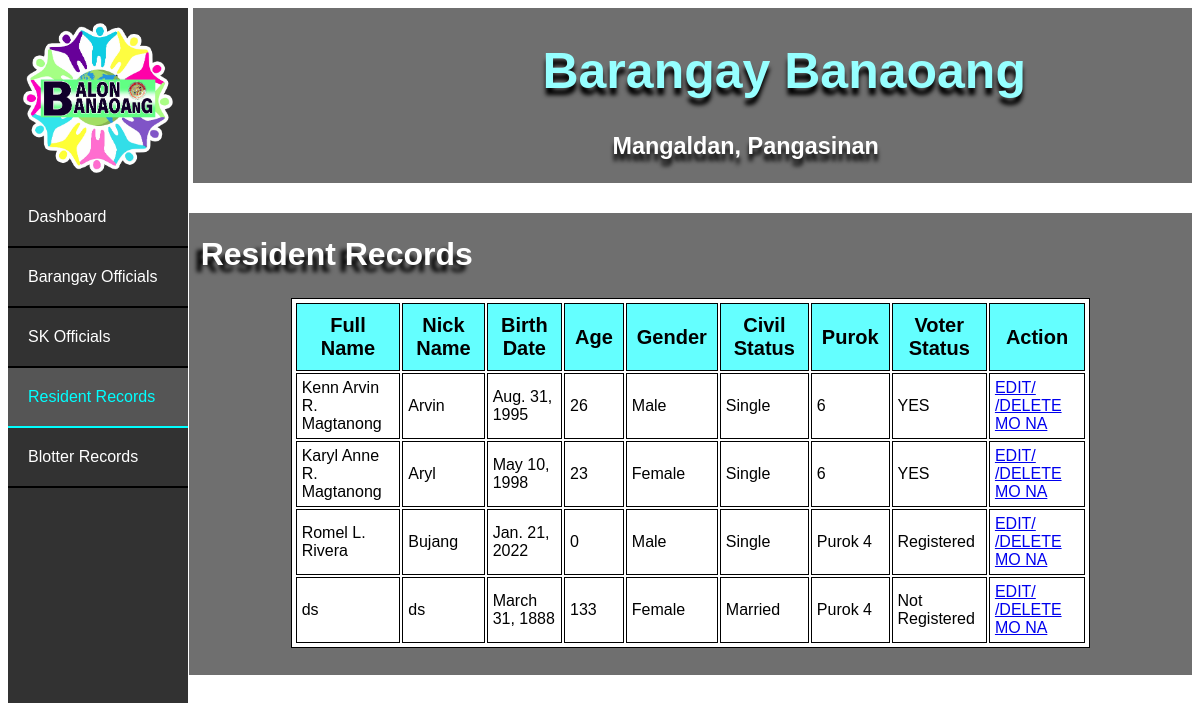
/list_residents, run on an earlier commit of the app's database.
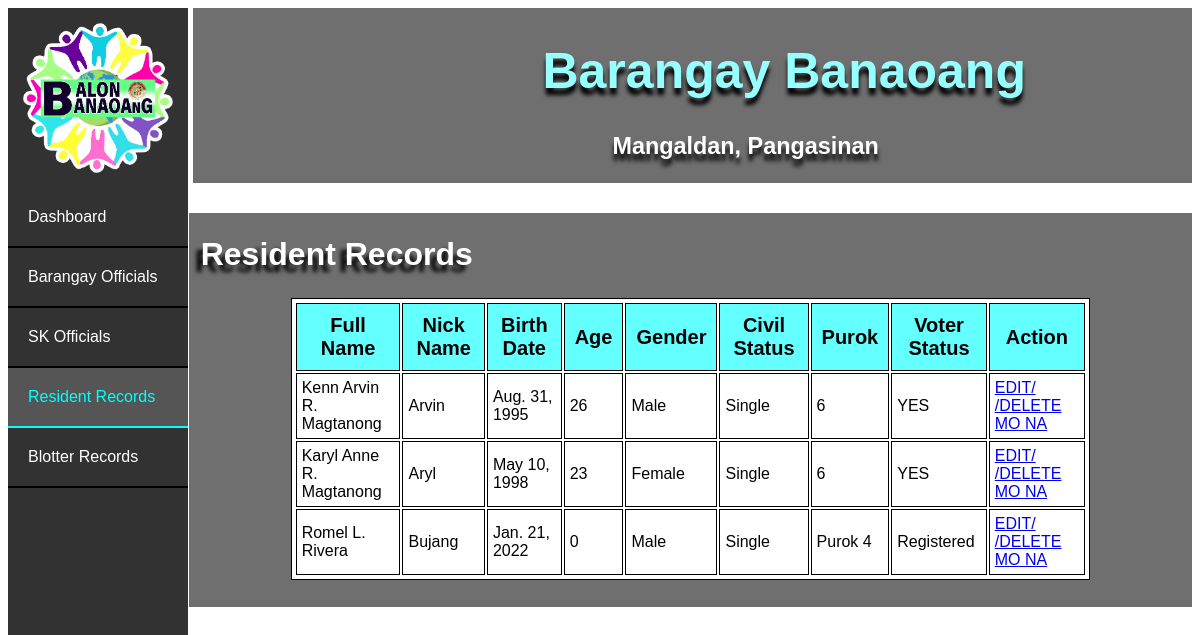
And on a later commit of the database.
### bis/models.py (models this page shows)
class Resident(models.Model):
    full_name = models.CharField(max_length=30)
    nick_name = models.CharField(max_length=30)
    birth_date = models.DateField()
    gender = models.CharField(max_length=30)
    civil_status = models.CharField(max_length=30)
    purok = models.CharField(max_length=30)
    voter_status = models.CharField(max_length=30)
    @property
    def age(self):
        return int((datetime.now().date() - self.birth_date).days / 365.25)

### bis/views.py (the view)
# urls.py: path('list_residents', views.list_residents, name='list_residents'),
def list_residents(request):
    residents = Resident.objects.all()
    return render(request, 'list_residents.html', { 'residents_list' : residents })

### bis/templates/list_residents.html (shortened to what this page needs)
<!DOCTYPE html>
<html lang="en">
<head>
    {% load static %}
    <link rel="stylesheet" href="{% static 'index.css' %}">
</head>
<body>
  <div class="banr">
    <div class="bant"><h1>Barangay Banaoang</h1></div>
    <div class="bant2"><h3>Mangaldan, Pangasinan</h3></div>
</div>
<ul>
    <div class="logo1"></div>
    <li><a  href="">Dashboard</a></li>
    <li><a href="#news">Barangay Officials</a></li>
    <li><a href="#news">SK Officials</a></li>
    <li><a class="active" href="#contact">Resident Records</a></li>
    <li><a href="#about">Blotter Records</a></li>
</ul>
<div class="cont">
  <h1 class="h">Resident Records</h1>
    <table>
        <tr>
          <th>Full Name</th>
          <th>Nick Name</th>
          <th>Birth Date</th>
          <th>Age</th>
          <th>Gender</th>
          <th>Civil Status</th>
          <th>Purok</th>
          <th>Voter Status</th>
          <th>Action</th>
        </tr>
        {% for resident in residents_list %}
        <tr>
          <td>{{ resident.full_name }}</td>
          <td>{{ resident.nick_name }}</td>
          <td>{{ resident.birth_date }}</td>
          <td>{{ resident.age }}</td>
          <td>{{ resident.gender }}</td>
          <td>{{ resident.civil_status }}</td>
          <td>{{ resident.purok }}</td>
          <td>{{ resident.voter_status }}</td>
          <td><a href="/edit_resident/{{ resident.pk }}"> EDIT/</a><a href="/delete_resident/{{ resident.pk }}"> /DELETE MO NA</a></td>
        </tr>
        {% endfor %}
      </table>
      </div>
</body>
</html>

### bis/static/index.css (style rules this page uses)
body { font-family: sans-serif; background-image: url("bg.jpg"); background-repeat: no-repeat; background-size: 100%; }
ul { list-style-type: none; margin: 0; padding:0; width: 15%; background-color:rgba(50, 50, 50); position: fixed; height: 100%; overflow: auto; }
li a { display: block; color:white; padding: 20px 20px; text-decoration: none; border-bottom:2px solid black; }
li a.active { background-color: #555; color: cyan; border-color: cyan; }
.logo1 { background-image: url("blogo.png"); background-repeat: no-repeat; background-size: 90%; background-position: center; padding:50%; }
.banr { float: right; background-color:rgba(50, 50, 50, 0.7); width: 84.4%; }
.bant { margin-left: 35%; font-size: 25px; color: rgb(150, 255, 255); text-shadow: 0px 7px 4px #000000; }
.bant2 { font-size: 20px; margin-left: 42%; color: white; text-shadow: 0px 7px 4px #000000; }
.cont { padding:2px ; margin-top: 2.5%; float: right; background-color:rgba(50, 50, 50, 0.7); width: 84.4%; }
table, th, td { background-color: white; border: 1px solid black; }
table { margin-left: 10%; width: 80%; padding: 2px; margin-bottom: 2.5%; margin-top: 2.5%; }
th { background-color: rgb(100, 255, 255); padding: 10px; font-size: 20px; }
td { padding: 5px; }
.h { color: white; margin-left: 1%; text-shadow: -6px 7px 4px #000000; }

What changed in the data, as far as the page shows it:
removed Resident: full_name "ds", nick_name "ds", birth_date "March 31, 1888", age "133", gender "Female", civil_status "Married", purok "Purok 4", voter_status "Not Registered"
